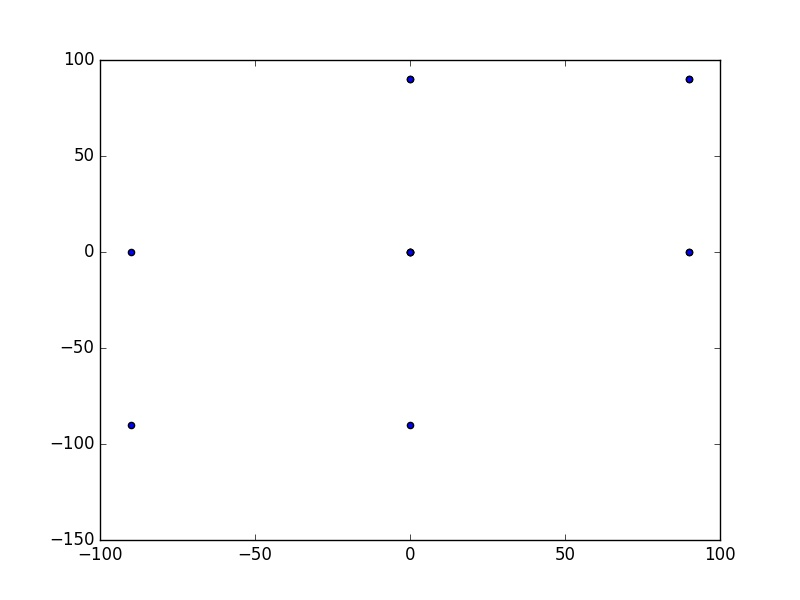

This chart was generated by the following Python code:
import matplotlib.pyplot as pl
import math as mt
import numpy as np
import turtle

turtle.setup(200,200,0,0)

alex = turtle.Turtle()

while True:

	v = float (input ('magnitud: '))
	alex.forward(v)
	x=alex.xcor()
	y=alex.ycor()

	ax = pl.gca()
	pl.scatter(x,y)
	pl.savefig('gf.jpg')

	an = float(input ('angulo: '))
	alex.left(an)

